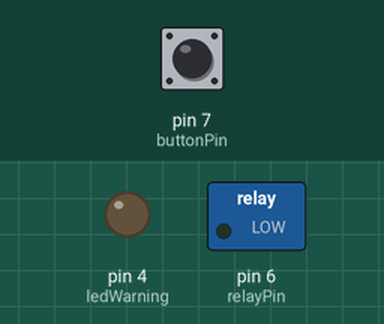
Bench run of a sketch on a simulated Arduino Uno, built with avr-gcc and run on an emulated ATmega328P. Shown: switched loads named in the sketch (green lamp = pin HIGH), output pins drawn as LEDs (lit = HIGH). The inputs (shaded band) are chosen by the test bench; at power-on: pin 7 (buttonPin) HIGH.

Above: at 1.2 s.
1.3 s: pin 7 (buttonPin) pulled LOW for 0.15 s
At 1.37 s:
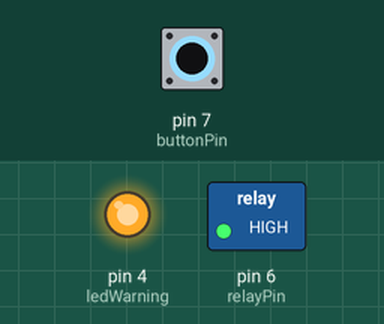
2.9 s: pin 7 (buttonPin) pulled LOW for 3.2 s
At 7.4 s:
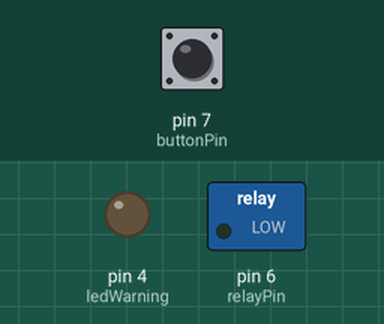
Timing chart, 0 to 8.9 s (numbered marks = the images above; inputs shaded):
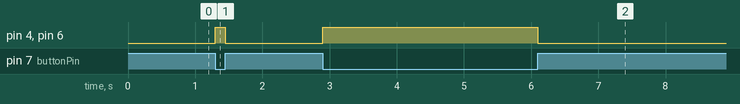

Measured:
- after the input at 1.3 s, pin 4 (ledWarning), pin 6 (relayPin): LOW → HIGH at once, → LOW 0.15 s later
- after the input at 2.9 s, pin 4 (ledWarning), pin 6 (relayPin): LOW → HIGH at once, → LOW 3.2 s later

The sketch:

sketch_aug15a.ino
```cpp
const int buttonPin = 7;  // Button connected to D7
const int relayPin = 6;   // Relay connected to D6
const int ledWarning = 4;

void setup() {
  pinMode(buttonPin, INPUT_PULLUP);
  pinMode(relayPin, OUTPUT);
  pinMode(ledWarning, OUTPUT);
  digitalWrite(ledWarning, LOW);
  digitalWrite(relayPin, LOW);
}

void loop() {
  int buttonState = digitalRead(buttonPin);
  if (buttonState == LOW) {
    digitalWrite(relayPin, HIGH);
    digitalWrite(ledWarning,HIGH);
  } else {
    digitalWrite(relayPin, LOW);
    digitalWrite(ledWarning,LOW);
  }
}
```
